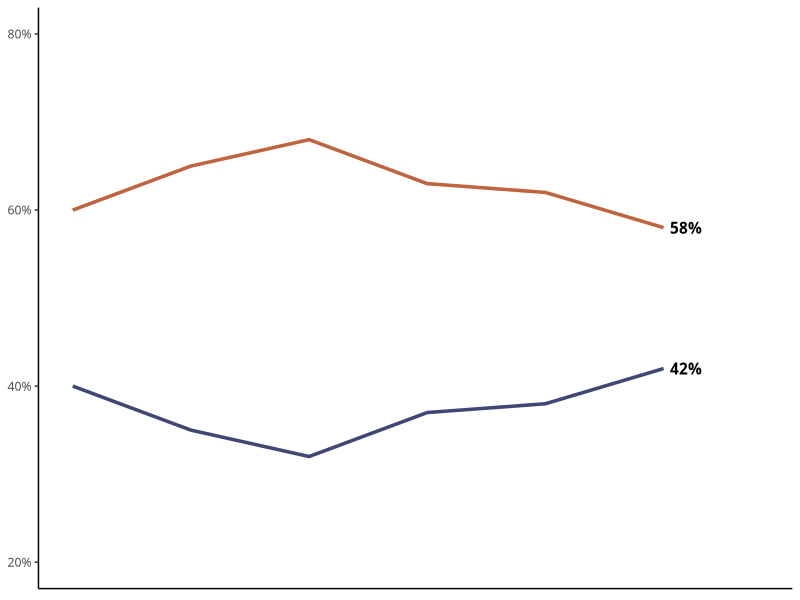
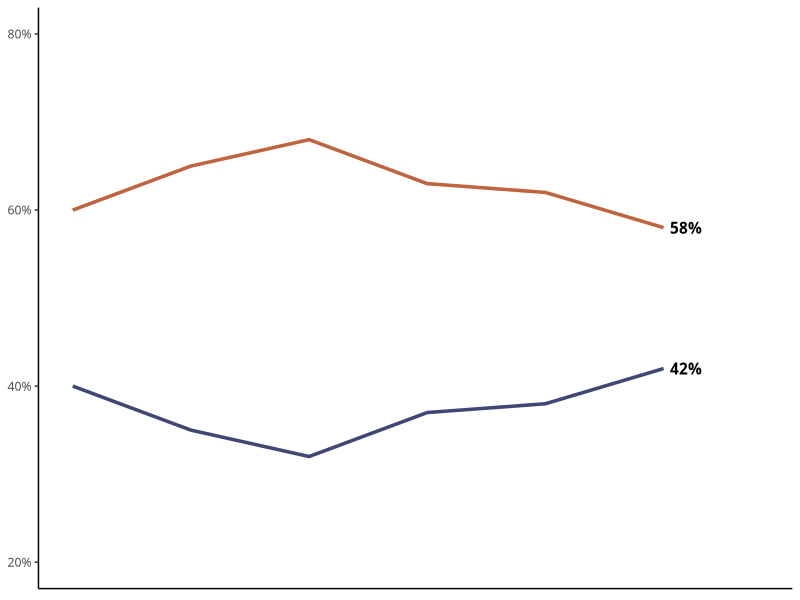

The R source for these figures, in order:
dados <- as.data.frame(list(Candidato = rep(c("A", "B"), each = 6),
                            Votos = c(0.4, 0.35, 0.32, 0.37, 0.38, 0.42,
                                      0.6, 0.65, 0.68, 0.63, 0.62, 0.58),
                            Momento = c(1:6, 1:6)))

library(tidyverse)
ggplot(dados, aes(x = Momento, y = Votos, color = Candidato, group = Candidato)) +
  geom_line(show.legend = F, linewidth = 1.2) +
  annotate(geom = "text", label = "42%", x = 6, y = 0.42, hjust = -0.2,
           family = "Nunito", fontface = 2) +
  annotate(geom = "text", label = "58%", x = 6, y = 0.58, hjust = -0.2,
           family = "Nunito", fontface = 2) +
  coord_cartesian(ylim = c(0.2, 0.8), xlim = c(1, 6.8)) +
  scale_color_manual(values = c("#404775", "#BE643E")) +
  scale_y_continuous(labels = scales::percent_format()) +
  labs(y = NULL, x = NULL) +
  theme_classic() +
  theme(text = element_text(family = "Nunito"),
        axis.text.x = element_blank(),
        axis.ticks.x = element_blank(),
        plot.background = element_rect(fill = NA, color = NA),
        panel.background = element_rect(fill = NA, color = NA))


ggsave("graf_eleicoes.png", width = 3, height = 2, dpi = 600)


votos1 <- c(0.4, 0.35, 0.32, 0.37, 0.38, 0.42)

dput(1-votos1)
